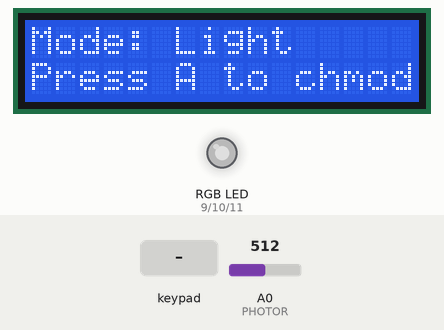
Simulated run of this sketch. Board: Arduino Uno, built with avr-gcc and run on an emulated ATmega328P. Shown: 16×2 character LCD, an RGB LED mixed from three pins (HIGH = lit). The test bench sets the inputs (shaded band); at power-on: A0 (PHOTOR) = 512. Dim RGB values are drawn brighter than linear; what the sketch prints to the serial monitor is not drawn.

Above: at 1.2 s.
1.3 s: key 'A' pressed
At 2.0 s:
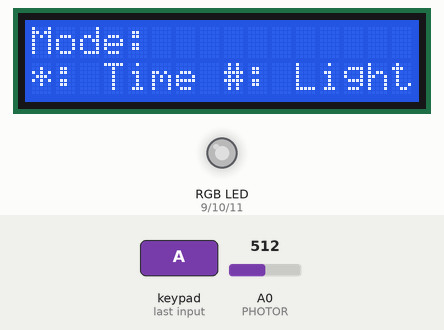
2.8 s: keypad keys 1 2 8 7 6 * pressed 0.4 s apart
At 6.0 s:
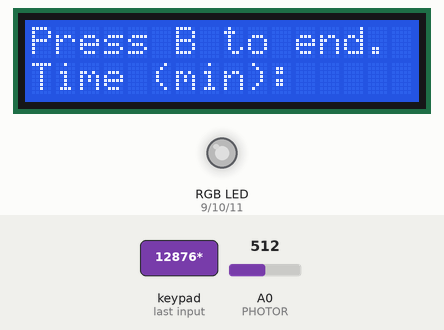
6.7 s: key 'B' pressed
At 7.2 s:
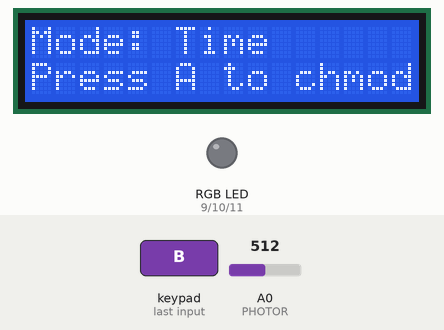
8.2 s: keypad keys 1 2 8 7 6 A pressed 0.4 s apart
At 10.8 s:
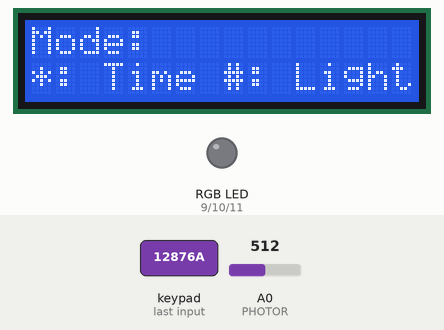
12.1 s: key '*' pressed
At 12.7 s:
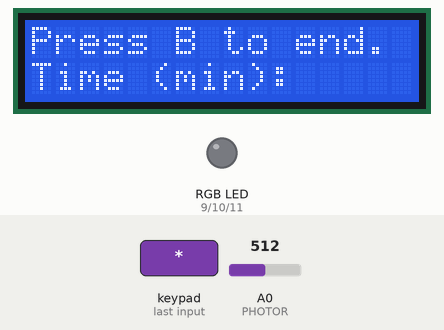
Timing chart, 0 to 14.6 s (numbered marks = the images above; inputs shaded):
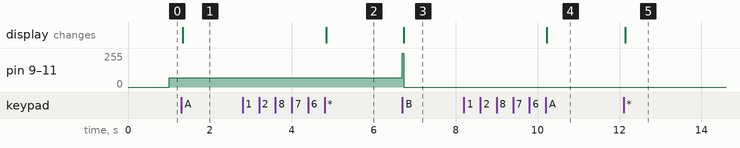

Measured:
- after the input at 1.3 s, the display: changes at once (image 1)
- after the input at 2.8 s, the display: changes after 2.0 s (image 2)
- after the input at 6.7 s, pin 9 (RED), pin 10 (GREEN), pin 11 (BLUE): 71/255 → 0/255 at once; the display: changes at once (image 3)
- after the input at 8.2 s, the display: changes after 2.0 s (image 4)
- after the input at 12.1 s, the display: changes at once (image 5)

The sketch:

intellilight.ino
```cpp
#include <Arduino.h>
#include <Keypad.h>
#include <LiquidCrystal_I2C.h>

// Keypad rows and columns
#define ROWS 4
#define COLS 4

// Photoresistor
#define PHOTOR A0
#define VMIN 400
#define VMAX 800

// Modes
#define TIME 0
#define LIGHT 1

// LCD width and height
#define LCD_WIDTH 16
#define LCD_HEIGHT 2

// Lights
#define RED 9
#define GREEN 10
#define BLUE 11

// LCD
LiquidCrystal_I2C lcd(0x27, LCD_WIDTH, LCD_HEIGHT);

// Keypad
const char keys[ROWS][COLS] = {{'1', '2', '3', 'A'},
                               {'4', '5', '6', 'B'},
                               {'7', '8', '9', 'C'},
                               {'*', '0', '#', 'D'}};

const byte rowPins[ROWS] = {12, 8, 7, 6};
const byte colPins[COLS] = {5, 4, 3, 2};

Keypad keypad(makeKeymap(keys), rowPins, colPins, ROWS, COLS);

// Mode
int mode = LIGHT;
unsigned long timeout = 0;
unsigned long start_time;

void setup() {
  Serial.begin(115200);
  pinMode(RED, OUTPUT);
  pinMode(GREEN, OUTPUT);
  pinMode(BLUE, OUTPUT);
  lcd.init();
  lcd.backlight();
  displayStatus();
}

void loop() {
  char key;
  static bool selecting_mode;
  static bool setting_time;
  static bool is_on;

  key = keypad.getKey();
  if (key != NO_KEY) {
    switch (key) {
    // Select mode
    case 'A':
      selecting_mode = true;
      lcd.clear();
      lcd.print("Mode:");
      lcd.setCursor(0, 1);
      lcd.print("*: Time #: Light");
      break;

    // Time mode
    case '*':
      if (selecting_mode) {
        mode = TIME;

        // Reset variables
        selecting_mode = false;
        setting_time = true;
        timeout = 0UL;

        lcd.clear();
        lcd.print("Press B to end.");
        lcd.setCursor(0, 1);
        lcd.print("Time (min): ");
      }
      break;

    // Light mode
    case '#':
      if (selecting_mode) {
        mode = LIGHT;
        selecting_mode = false;
        displayStatus();
      }
      break;

    // End time input
    case 'B':
      if (setting_time) {
        is_on = true;
        setting_time = false;
        start_time = millis();
        colorRGB(255, 255, 255);
        displayStatus();
      }
      break;

    // Unused keys
    case 'C':
    case 'D':
      break;

    // 0-9
    default:
      if (setting_time) {
        lcd.print(key);
        timeout *= 10;
        timeout += key - '0';
      }
    }
  }

  if (is_on && (mode == TIME)) {
    is_on = doTime();
  } else if (mode == LIGHT) {
    doLight();
  }
}

// Display the status of the device
void displayStatus() {
  char str[LCD_WIDTH + 1];

  lcd.clear();
  if (mode == TIME) {
    lcd.print("Mode: Time");
  } else if (mode == LIGHT) {
    lcd.print("Mode: Light");
  }
  lcd.setCursor(0, 1);
  lcd.print("Press A to chmod");
}

bool doTime() {
  if (millis() - start_time > timeout * 60000UL) {
    Serial.println("timeout in doTime ...");
    colorRGB(0, 0, 0);
    return false;
  }
  return true;
}

void doLight() {
  static unsigned long last;
  unsigned long current;
  int val;

  if ((current = millis()) - last > 1000) {
    Serial.println("doLight ...");
    last = current;
    val = analogRead(PHOTOR);
    Serial.println(val);
    int brightness = map(val, VMIN, VMAX, 0, 255);
    colorRGB(brightness, brightness, brightness);
  }
}

void colorRGB(int red, int green, int blue) {
  analogWrite(RED, red);
  analogWrite(GREEN, green);
  analogWrite(BLUE, blue);
}
```
